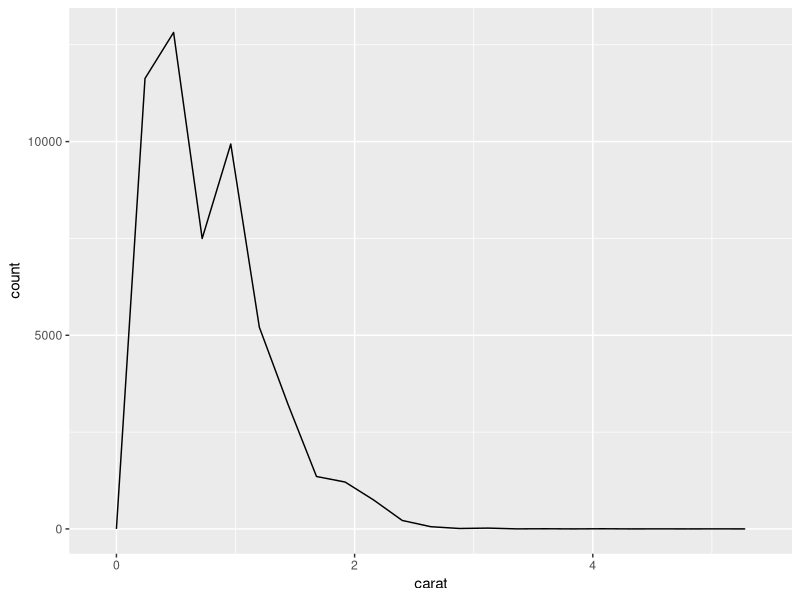

Write R code to recreate this figure.
## ---- chunk 1
knitr::opts_chunk$set(echo = TRUE)

library(ggplot2)
library(dplyr)
## ---- chunk 2
smaller <- diamonds %>% 
  filter(carat <= 6.6)


        
## ---- chunk 3
smaller %>% 
  ggplot(aes(carat)) + 
  geom_freqpoly(binwidth = 0.24)
